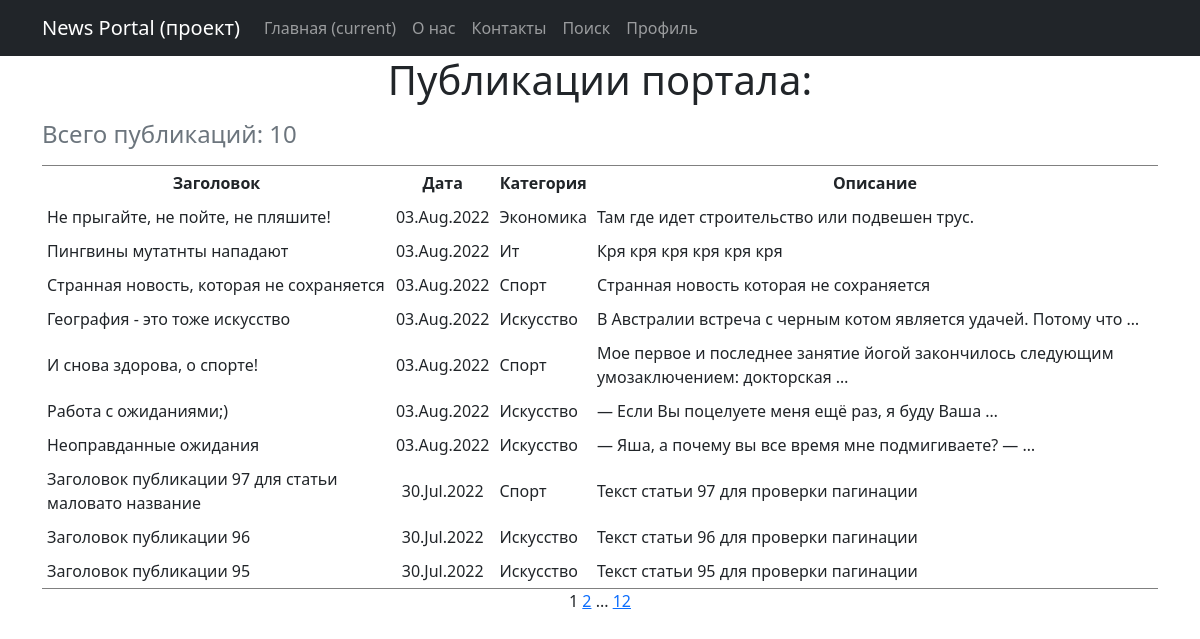
/posts/, run on the app's committed database.
### news/models.py (models this page shows, shortened)
class Post(models.Model):
    news = 'NW'
    article = 'AR'
    POST_TYPES =[
        (news, 'Новость'),
        (article, 'Статья'),
    ]
    author_user = models.ForeignKey('Author', on_delete=models.CASCADE)
    post_type = models.CharField(max_length=2,
                                  choices=POST_TYPES,
                                  default=article)
    create_date = models.DateTimeField(auto_now_add=True)
    category = models.ManyToManyField('Category', through='PostCategory')
    header_post = models.CharField(max_length=128)
    text_post = models.TextField()
    rating_post = models.SmallIntegerField(default=0)
    class Meta:
        verbose_name = 'Публикация'
        verbose_name_plural = 'Публикации'

class Category(models.Model):
    name_category = models.CharField(max_length=64, unique=True, verbose_name='Название', help_text='Название категории - 64 символа')
    def __str__(self):
        return f"{self.name_category.title()}"
    class Meta:
        verbose_name = 'Категория'
        verbose_name_plural = 'Категории'

### news/views.py (the view)
# urls.py: path('', PostsList.as_view(), name='home'),
class PostsList(ListView):
    model = Post
    ordering = '-create_date'
    template_name = 'posts.html'
    context_object_name = 'posts'
    paginate_by = 10
    def get_context_data(self, **kwargs):
        context = super().get_context_data(**kwargs)
        return context

### news/templatetags/custom_filters.py (called while the page is built)
@register.filter()
def censor(value):
    if not isinstance(value, str):
        raise TypeError("Цензура осуществляется только для объекта типа строка (str)")
    else:
        list_ = value.split(" ")
        for i in range(len(list_)):
            if list_[i].strip(string.punctuation).lower() in CENSOR_LIST:
                for j in range(1, len(list_[i])):
                    if list_[i][j] not in string.punctuation:
                        list_[i] = f"{list_[i][:j]}*{list_[i][j+1:]}"
        return f'{" ".join(list_)}'

### templates/posts.html (shortened to what this page needs)
{% extends 'flatpages/default.html' %}
{% load custom_filters %}
{% block content %}
<h1>Публикации портала:</h1>
{% if posts %}
    <table border="3" cellspacing="10" cellpadding="5" frame="hsides">
        <caption align="top"> <h4>Всего публикаций: {{ posts|length }}</h4></caption>
        <tr>
            <th>Заголовок</th>
            <th>Дата</th>
            <th>Категория</th>
            <th>Описание</th>
        </tr>
        {% for post in posts %}
        <tr>
            <td align="left">{{ post.header_post|censor }}</td>
            <td>{{ post.create_date|date:'d.M.Y' }}</td>
            <td align="left">
                {% for cat in post.category.all %}
                {{ cat }}
                {% endfor %}
            </td>
            <td align="left">{{ post.text_post|truncatewords:10|censor }}</td>
        </tr>
        {% endfor %}
    </table>
{% else %}
    <h3>А новостей на сегодня нет!</h3>
{% endif %}
    {{ page_obj.number }}
    {% if  page_obj.has_next %}
        <a href="?page={{ page_obj.next_page_number }}">{{ page_obj.next_page_number }}</a>
        {% if paginator.num_pages != page_obj.next_page_number %}
            ...
            <a href="?page={{ page_obj.paginator.num_pages }}">{{ page_obj.paginator.num_pages }}</a>
        {% endif %}
    {% endif%}
{% endblock content %}

### data on the page
Post: header_post|censor "Не прыгайте, не пойте, не пляшите!", create_date "03.Aug.2022", text_post|censor "Там где идет строительство или подвешен трус."
Category: name_category "Экономика"
Post: header_post|censor "Пингвины мутатнты нападают", create_date "03.Aug.2022", text_post|censor "Кря кря кря кря кря кря"
Category: name_category "Ит"
Post: header_post|censor "Странная новость, которая не сохраняется", create_date "03.Aug.2022", text_post|censor "Странная новость которая не сохраняется"
Category: name_category "Спорт"
Post: header_post|censor "География - это тоже искусство", create_date "03.Aug.2022", text_post|censor "В Австралии встреча с черным котом является удачей. Потому что …"
Category: name_category "Искусство"
Post: header_post|censor "И снова здорова, о спорте!", create_date "03.Aug.2022", text_post|censor "Мое первое и последнее занятие йогой закончилось следующим умозаключением: докторская …"
Post: header_post|censor "Работа с ожиданиями;)", create_date "03.Aug.2022", text_post|censor "— Если Вы поцелуете меня ещё раз, я буду Ваша …"
Post: header_post|censor "Неоправданные ожидания", create_date "03.Aug.2022", text_post|censor "— Яша, а почему вы все время мне подмигиваете? — …"
Post: header_post|censor "Заголовок публикации 97 для статьи маловато название", create_date "30.Jul.2022", text_post|censor "Текст статьи 97 для проверки пагинации"
Post: header_post|censor "Заголовок публикации 96", create_date "30.Jul.2022", text_post|censor "Текст статьи 96 для проверки пагинации"
Post: header_post|censor "Заголовок публикации 95", create_date "30.Jul.2022", text_post|censor "Текст статьи 95 для проверки пагинации"

### other printed values
{{ posts|length }} "10"
{{ page_obj.number }} "1"
{{ page_obj.next_page_number }} "2"
{{ page_obj.paginator.num_pages }} "12"
